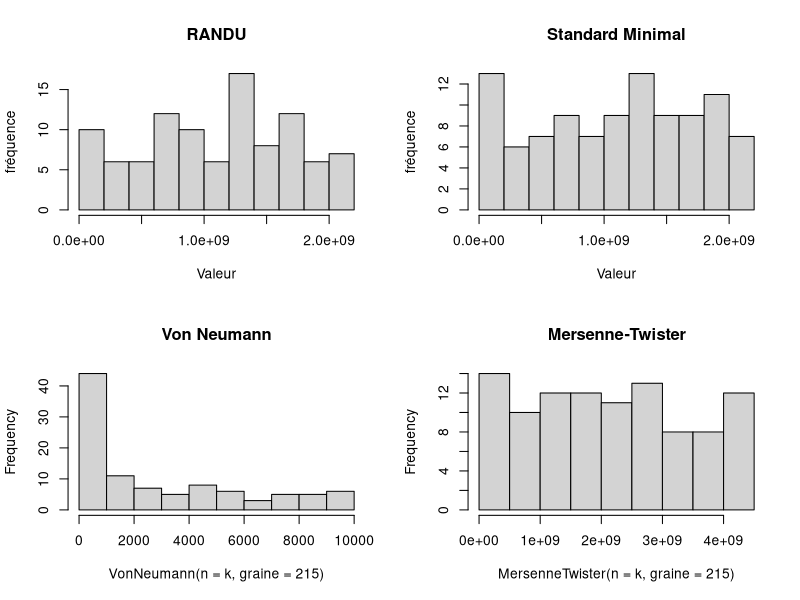
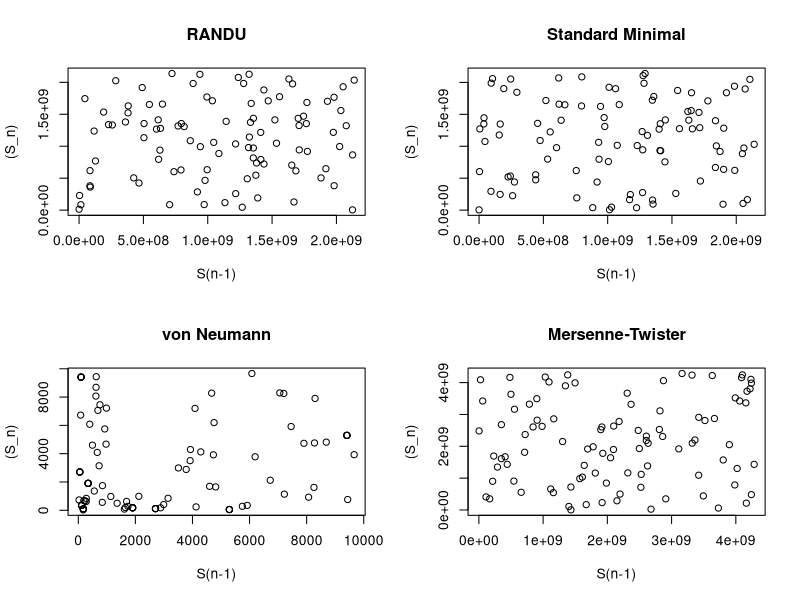

These charts were generated, in order, by the following R code:
## ---- chunk 1
congruenceLineaire <- function(graine , a , b , m , n){
  seed <- rep(graine,n)

  for(i in 2:n){
    seed[i] <- (a*seed[i-1] + b)%%m
  }

  return (seed)
}
## ---- chunk 2
RANDU <- function(graine = 69420 , n){
  a <- 65539
  b <- 0
  m <- 2^31
  return (congruenceLineaire(graine, a , b , m , n))
}
## ---- chunk 3
standardMinimal <- function(graine = 69420, n){
  a <- 16807
  b <- 0
  m <- 2^31 - 1

  return (congruenceLineaire(graine , a , b , m , n))
}
## ---- chunk 4
VonNeumann <- function(n, p=1, graine)
{
  x <-  rep(graine,n*p+1)
  for(i in 2:(n*p+1))
  {
    numbers <- strsplit(format(x[i-1]^2,scientific=FALSE),'')[[1]]
    while(length(numbers)>4){
      numbers <- numbers[2:(length(numbers)-1)]
    }
    x[i] <- as.numeric(numbers)%*%(10^seq(length(numbers)-1,0,-1))
  }
  x <- matrix(x[2:(n*p+1)],nrow=n,ncol=p)
  return(x)
}

## ---- chunk 5
MersenneTwister <- function(n, p=1, graine)
{
  set.seed(graine,kind='Mersenne-Twister')
  x <- sample.int(2^32-1,n*p)
  x <- matrix(x,nrow=n,ncol=p)
  return(x)
}

## ---- chunk 6
test_visuel <- function(k) {
  par(mfrow = c(2,2))
  hist(RANDU(graine = 215, n = k) , xlab = "Valeur" , ylab = "fréquence" , main = "RANDU")
  hist(standardMinimal(graine = 215 , n = k) , xlab = "Valeur" , ylab = "fréquence" , main = "Standard Minimal")
  hist(VonNeumann(n = k , graine = 215), main = "Von Neumann")
  hist(MersenneTwister(n = k, graine = 215), main = "Mersenne-Twister")
}

## ---- chunk 7
test_visuel(100)
## ---- chunk 8
n = 100
u_RANDU <- RANDU(graine = 215, n =100)
u_SM <- standardMinimal(graine = 215, n =100)
u_VonNeumann <- VonNeumann(n = 100, graine = 215)
u_MersenneTwister <- MersenneTwister(n = 100 , graine = 215)


plot(u_RANDU[1:(n-1)] , u_RANDU[2:n] , xlab = "S(n-1)" , ylab = "(S_n)", main = "RANDU")
plot(u_SM[1:(n-1)] , u_SM[2:n] , xlab = "S(n-1)" , ylab = "(S_n)" , main = "Standard Minimal")
plot(u_VonNeumann[1:(n-1)] , u_VonNeumann[2:n] , xlab = "S(n-1)" , ylab = "(S_n)", main = "von Neumann")
plot(u_MersenneTwister[1:(n-1)] , u_MersenneTwister[2:n] , xlab = "S(n-1)" , ylab = "(S_n)" , main = "Mersenne-Twister")
## ---- chunk 9
binary <- function(x)
{
  if((x<2^31)&(x>=0))
    return( as.integer(intToBits(as.integer(x))) )
  else{
    if((x<2^32)&(x>0))
      return( c(binary(x-2^31)[1:31], 1) )
    else{
      cat('Erreur dans binary : le nombre etudie n est pas un entier positif en 32 bits.\n')
      return(c())
    }
  }
}

## ---- chunk 10
Frequency <- function(x,nb = 32){
  s <- rep(0,length(x))

  for(i in 1:length(x)){
    bSeq <- binary(x[i])[1:nb]
    s[i] <- sum(2 * bSeq[1:nb] - 1)
  }

  s_obs <- abs(sum(s))/sqrt(nb * length(x))

  p_value <- 2 * (1 - pnorm(s_obs))

  return (p_value)
}
## ---- chunk 11

set.seed(555)

u1 <- sample.int(10000 , 100)
freq_RANDU <- NULL
freq_SM <- NULL
freq_VonNeumann <- NULL
freq_MersenneTwister <- NULL

for(i in 1:length(u1)){
  u_RANDU <- RANDU(graine = u1[i], n = 200)
  u_SM <- standardMinimal(graine = u1[i] , n = 200)
  u_VonNeumann <- VonNeumann(graine = u1[i] , n = 200)
  u_MersenneTwister <- MersenneTwister(graine = u1[i] , n = 200)

  freq_RANDU <- c(freq_RANDU,Frequency(u_RANDU , 31))
  freq_SM <- c(freq_SM,Frequency(u_SM , 31))
  freq_VonNeumann <- c(freq_VonNeumann,Frequency(u_VonNeumann , 14))
  freq_MersenneTwister <- c(freq_MersenneTwister,Frequency(u_MersenneTwister))
}

# Nombre de valeurs inferieures à 0.01
n_RANDU <- length(which(freq_RANDU < 0.01))
n_SM <- length(which(freq_SM < 0.01))
n_VonNeumann <- length(which(freq_VonNeumann < 0.01))
n_MersenneTwister <- length(which(freq_MersenneTwister < 0.01))

#Calcul de la p_value moyenne pour chacun des générateurs
avg_pvalue_RANDU <- mean(freq_RANDU)
avg_pvalue_SM <- mean(freq_SM)
avg_pvalue_VonNeumann <- mean(freq_VonNeumann)
avg_pvalue_MersenneTwister <- mean(freq_MersenneTwister)
## ---- chunk 12
Runs <- function(x , nb = 32){
  tau <- 2/(sqrt(nb*length(x)))
  bSeq <- c()

  # Pre-test
  for(i in 1 : length(x)){
    # Concaténation de toutes les séquences de bits
    bSeq <- c(bSeq , binary(x[i])[1:nb])
  }

  pi <- sum(bSeq == 1)/length(bSeq)

  # Si le pretest échoue, on retourne p_value = 0
  if(abs(pi - 0.5) >= tau){
    return(0)
  }

  # Sinon on continue

  V_n <- 0

  for(i in 1 : (length(bSeq) - 1)){
    if(bSeq[i] != bSeq[i+1]){
      V_n <- V_n + 1
    }
  }

  V_n <- V_n + 1

  p_value <- 2*(1 - pnorm(abs(V_n - 2 * nb*length(x) * pi * (1-pi))/(2 * sqrt(nb*length(x)) * pi * (1-pi))))

  return(p_value)
}
## ---- chunk 13
runs_RANDU <- NULL
runs_SM <- NULL
runs_VonNeumann <- NULL
runs_MersenneTwister <- NULL

for(i in 1:length(u1)){
  runs_RANDU <- c(runs_RANDU,Runs(u_RANDU , 31))
  runs_SM <- c(runs_SM,Runs(u_SM , 31))
  runs_VonNeumann <- c(runs_VonNeumann,Runs(u_VonNeumann , 14))
  runs_MersenneTwister <- c(runs_MersenneTwister,Runs(u_MersenneTwister))
}
